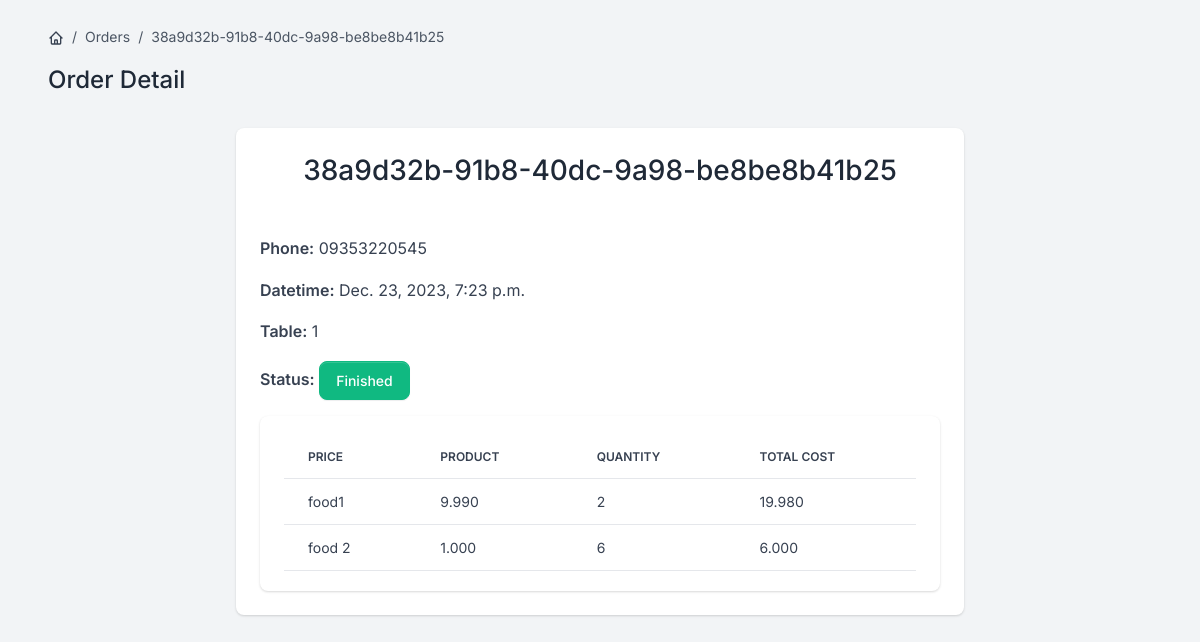
Page /orders/order/38a9d32b-91b8-40dc-9a98-be8be8b41b25/ on the earlier database version.
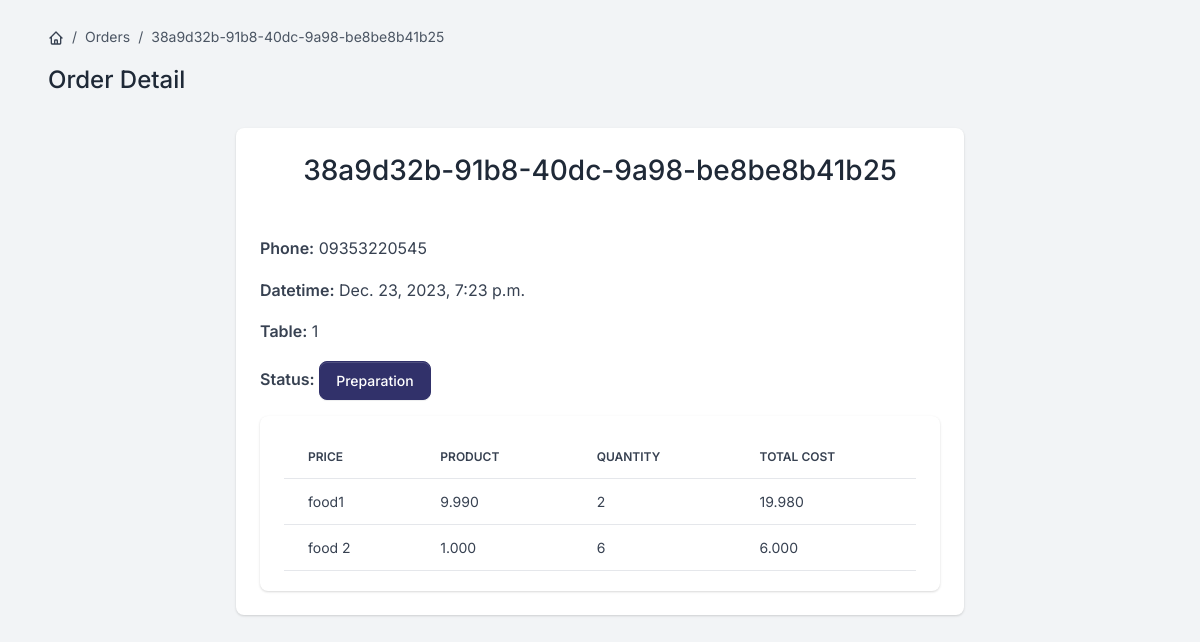
Same page on the later database version.
### order/models.py (models this page shows, shortened)
class Order(BaseModel):
    status_fields = [("W", "Waiting"),
                     ("C", "Canceled"),
                     ("P", "Preparation"),
                     ("T", "Transmission"),
                     ("F", "Finished")]
    customer_phone = models.CharField(max_length=100, blank=True, null=True)
    id = models.UUIDField(primary_key=True, default=uuid.uuid4)
    status = models.CharField(max_length=1, choices=status_fields, default='W')
    table = models.ForeignKey(Table, on_delete=models.SET_NULL, null=True, related_name='orders')
    class Meta:
        ordering = ['-created_at']
        indexes = [
            models.Index(fields=['-created_at']),
        ]

### tables/models.py (models this page shows)
class Table(BaseModel):
    status_fields = [("R", "Reserved"), ("E", "Empty"), ("F", "Full"), ("T", "TakeAway")]
    number = models.PositiveIntegerField()
    status = models.CharField(max_length=1, choices=status_fields, default='E')
    def __str__(self) -> str:
        return f'{self.number}'

### order/views.py (the view)
# urls.py: path('order/<uuid:pk>/', views.OrderDetailView.as_view(), name='order-detail')
class OrderDetailView(SingleObjectMixin, View):
    template_name = 'Order_DetailView.html'
    def get(self, request, pk):
        order = get_object_or_404(Order.objects.prefetch_related('items'), pk=pk)
        return render(request, self.template_name, {'order': order})

### core/models.py (called while the page is built)
    def get_queryset(self):
        return super().get_queryset().filter(deleted_at__isnull=True)

### order/models.py (called while the page is built)
    def get_cost(self):
        return self.price * self.quantity

### templates/Order_DetailView.html (shortened to what this page needs)
{% extends 'base.html' %}
{% block content %}
<div class="d-flex justify-content-between flex-wrap flex-md-nowrap align-items-center py-4 mx-5">
      <div class="d-block mb-4 mb-md-0">
          <nav aria-label="breadcrumb" class="d-none d-md-inline-block">
              <ol class="breadcrumb breadcrumb-dark breadcrumb-transparent">
                  <li class="breadcrumb-item">
                      <a href="{% url 'core:home' %}">
                      </a>
                  </li>
                  <li class="breadcrumb-item active" aria-current="page">Orders</li>
                  <li class="breadcrumb-item active" aria-current="page">{{ order.id }}</li>
              </ol>
          </nav>
          <h2 class="h4">Order Detail</h2>
      </div>
  </div>
    <div class="row justify-content-center form-bg-image px-10 m-0" >
                    <div class="col-12 d-flex align-items-center justify-content-center m-0">
                        <div class="bg-white shadow border-0 rounded border-light m-0 p-4 w-100">
                            <div class="text-center text-md-center mb-4 mt-md-0">
                                <h1 class="mb-0 h3">
                                    {{ order.id }}<br>
                                </h1>
                                <br />
                            </div>
                           <p><b>Phone:</b> {{ order.customer_phone }}<br></p>
                           <p><b>Datetime:</b> {{ order.created_at }}<br></p>
                           <p><b>Table:</b> {{ order.table }}<br></p>
                        <p><b>Status:</b>
                            {% if order.status == "F" %}
                                <td><span class="text-white btn btn-success">{{ order.get_status_display }}</span></td>
                            {% elif order.status == "C" %}
                                <td><span class="text-white btn btn-danger">{{ order.get_status_display }}</span></td>
                            {% elif order.status == "P" %}
                                <td><span class="text-white btn btn-tertiary">{{ order.get_status_display }}</span></td>
                            {% elif order.status == "T" %}
                                <td><span class="text-white btn btn-gray-700">{{ order.get_status_display }}</span></td>
                            {% elif order.status == "W" %}
                                <td><span class="text-white btn btn-info">{{ order.get_status_display }}</span></td>
                            {% endif %} </p>
                        <div class="card card-body border-0 shadow table-wrapper table-responsive">
                          <table class="table w-100 table-hover">
    <thead>
      <tr>
        <th class="border-gray-200" >Price</th>
        <th class="border-gray-200" >Product</th>
        <th class="border-gray-200" >Quantity</th>
        <th class="border-gray-200" >Total Cost</th>
      </tr>
    </thead>
    <tbody>
     {% for item in order.items.all %}
                            <tr>
                                <td>{{ item.product.name }}</td>
                                <td>{{ item.price }}</td>
                                <td>{{ item.quantity }}</td>
                                <td>{{ item.get_cost }}</td>
                            </tr>
                          {% endfor %}
    </tbody>
  </table>
                    </div>
                    </div>
                    </div>
                </div>
{% endblock %}

Differences in the rows shown:
changed Order "38a9d32b-91b8-40dc-9a98-be8be8b41b25": status "Finished" → "Preparation"
